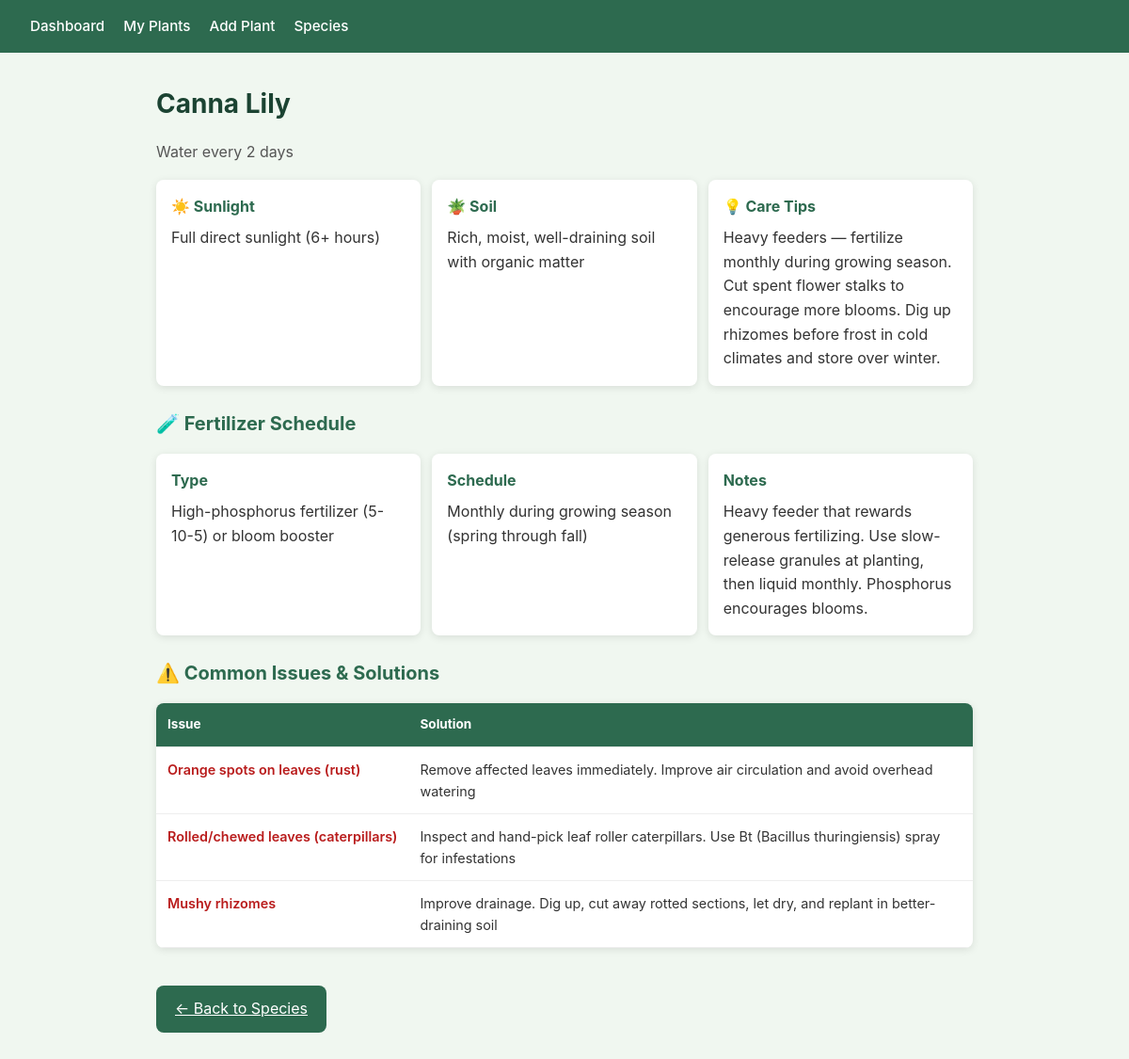
Before: /species/10 with the older database file.
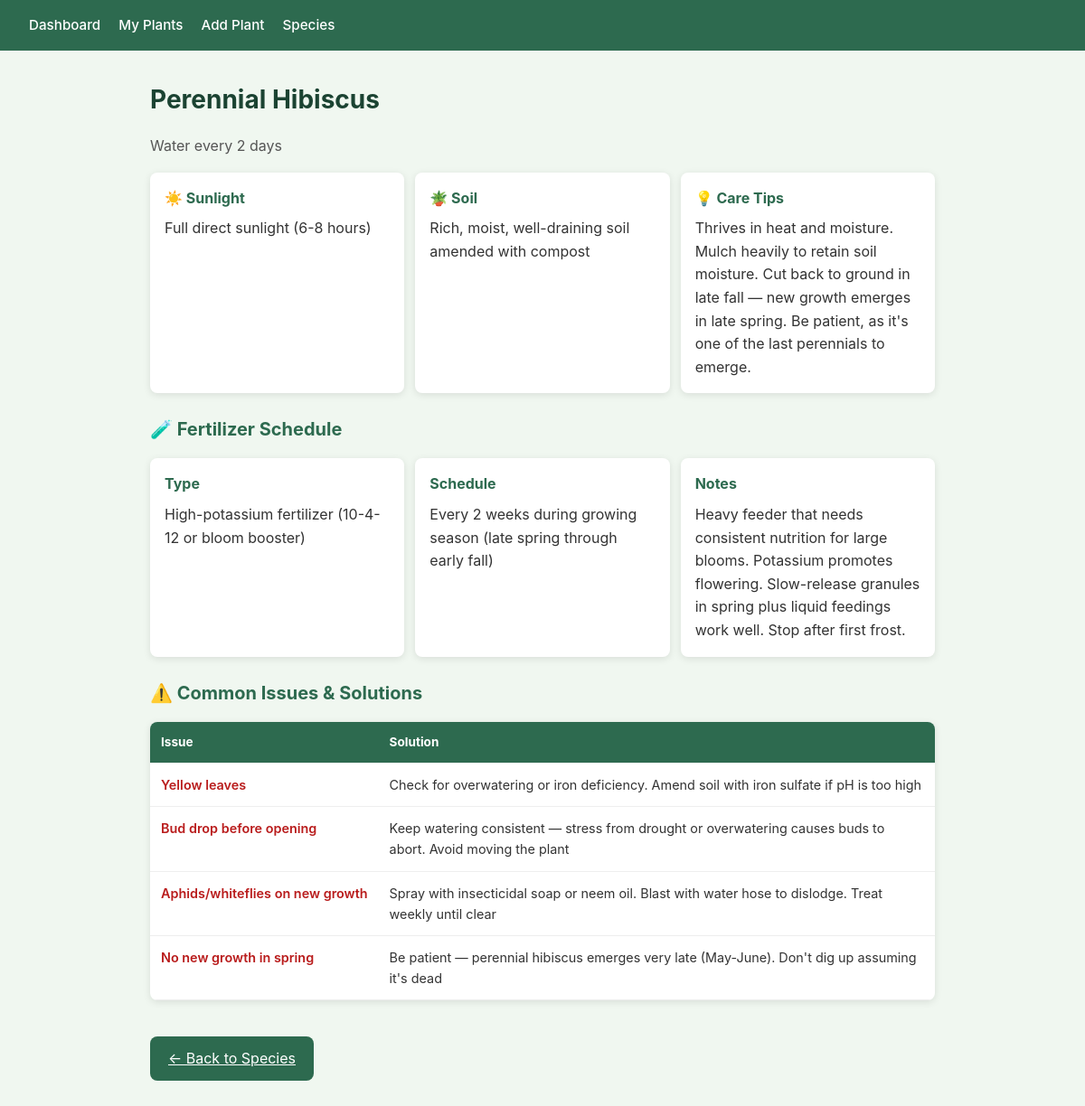
After: the same page with the newer database file.
### app/models.py (models this page shows)
class Species(db.Model):
    id = db.Column(db.Integer, primary_key=True)
    name = db.Column(db.String(100), unique=True, nullable=False)
    watering_interval_days = db.Column(db.Integer, nullable=False)
    sunlight = db.Column(db.String(100))
    soil_type = db.Column(db.String(200))
    common_issues = db.Column(db.Text)
    care_tips = db.Column(db.Text)
    fertilizer_type = db.Column(db.String(200))
    fertilizer_schedule = db.Column(db.String(200))
    fertilizer_notes = db.Column(db.Text)
    plants = db.relationship("Plant", backref="species", lazy=True)
    issues = db.relationship("SpeciesIssue", backref="species", lazy=True)

class SpeciesIssue(db.Model):
    id = db.Column(db.Integer, primary_key=True)
    species_id = db.Column(db.Integer, db.ForeignKey("species.id"), nullable=False)
    issue = db.Column(db.String(200), nullable=False)
    solution = db.Column(db.Text, nullable=False)

### app/routes.py (the view)
@main.route("/species/<int:species_id>")
def species_detail(species_id):
    species = Species.query.get_or_404(species_id)
    return render_template("species_detail.html", species=species)

### app/templates/species_detail.html
{% extends "base.html" %}
{% block content %}
<h1>{{ species.name }}</h1>
<p class="subtitle">Water every {{ species.watering_interval_days }} days</p>
<div class="care-grid">
    {% if species.sunlight %}
    <div class="care-card">
        <h3>☀️ Sunlight</h3>
        <p>{{ species.sunlight }}</p>
    </div>
    {% endif %}
    {% if species.soil_type %}
    <div class="care-card">
        <h3>🪴 Soil</h3>
        <p>{{ species.soil_type }}</p>
    </div>
    {% endif %}
    {% if species.care_tips %}
    <div class="care-card">
        <h3>💡 Care Tips</h3>
        <p>{{ species.care_tips }}</p>
    </div>
    {% endif %}
</div>
{% if species.fertilizer_type or species.fertilizer_schedule %}
<h2>🧪 Fertilizer Schedule</h2>
<div class="care-grid">
    {% if species.fertilizer_type %}
    <div class="care-card">
        <h3>Type</h3>
        <p>{{ species.fertilizer_type }}</p>
    </div>
    {% endif %}
    {% if species.fertilizer_schedule %}
    <div class="care-card">
        <h3>Schedule</h3>
        <p>{{ species.fertilizer_schedule }}</p>
    </div>
    {% endif %}
    {% if species.fertilizer_notes %}
    <div class="care-card">
        <h3>Notes</h3>
        <p>{{ species.fertilizer_notes }}</p>
    </div>
    {% endif %}
</div>
{% endif %}
{% if species.issues %}
<h2>⚠️ Common Issues &amp; Solutions</h2>
<table class="issues-table">
    <thead>
        <tr>
            <th>Issue</th>
            <th>Solution</th>
        </tr>
    </thead>
    <tbody>
        {% for item in species.issues %}
        <tr>
            <td class="issue-cell">{{ item.issue }}</td>
            <td>{{ item.solution }}</td>
        </tr>
        {% endfor %}
    </tbody>
</table>
{% endif %}
<a href="{{ url_for('main.manage_species') }}" class="btn">← Back to Species</a>
{% endblock %}

### app/templates/base.html (shortened to what this page needs)
<!DOCTYPE html>
<html lang="en">
<head>
    <link rel="stylesheet" href="{{ url_for('static', filename='style.css') }}">
</head>
<body>
    <nav>
        <a href="{{ url_for('main.dashboard') }}">Dashboard</a>
        <a href="{{ url_for('main.index') }}">My Plants</a>
        <a href="{{ url_for('main.add_plant') }}">Add Plant</a>
        <a href="{{ url_for('main.manage_species') }}">Species</a>
    </nav>
    <div class="container">
        {% block content %}{% endblock %}
    </div>
</body>
</html>

### app/static/style.css (style rules this page uses)
* { box-sizing: border-box; margin: 0; padding: 0; }
body { font-family: -apple-system, BlinkMacSystemFont, "Segoe UI", Roboto, sans-serif; background: #f0f7f0; color: #333; line-height: 1.6; -webkit-text-size-adjust: 100%; }
nav { background: #2d6a4f; padding: 0.75rem 1rem; display: flex; gap: 1.25rem; position: sticky; top: 0; z-index: 100; }
nav a { color: white; text-decoration: none; font-weight: 500; font-size: 0.95rem; }
.container { max-width: 900px; margin: 1rem auto; padding: 0 0.75rem; }
h1 { margin-bottom: 1rem; color: #1b4332; font-size: 1.5rem; }
h2 { margin: 1.5rem 0 1rem; color: #2d6a4f; font-size: 1.25rem; }
table { width: 100%; border-collapse: collapse; background: white; border-radius: 8px; overflow: hidden; box-shadow: 0 2px 8px rgba(0, 0, 0, 0.1); }
th, td { padding: 0.75rem 0.75rem; text-align: left; border-bottom: 1px solid #eee; }
th { background: #2d6a4f; color: white; font-size: 0.85rem; }
.subtitle { color: #555; margin-bottom: 1rem; font-size: 1rem; }
.care-grid { display: grid; grid-template-columns: 1fr; gap: 0.75rem; margin-bottom: 1.5rem; }
.care-card { background: white; border-radius: 8px; padding: 1rem; box-shadow: 0 2px 8px rgba(0, 0, 0, 0.1); }
.care-card h3 { margin-bottom: 0.5rem; color: #2d6a4f; font-size: 1rem; }
.issues-table { margin-top: 1rem; margin-bottom: 1.5rem; }
.issues-table td { vertical-align: top; font-size: 0.9rem; }
.issue-cell { font-weight: 600; color: #b91c1c; }
.btn { display: inline-block; margin-top: 1rem; padding: 0.75rem 1.25rem; background: #2d6a4f; color: white; border: none; border-radius: 8px; cursor: pointer; font-size: 1rem; -webkit-tap-highlight-color: transparent; touch-action: manipulation; }
@media (min-width: 768px) { nav { padding: 1rem 2rem; } }
@media (min-width: 768px) { .container { margin: 2rem auto; padding: 0 1rem; } }
@media (min-width: 768px) { h1 { font-size: 1.75rem; } }
@media (min-width: 768px) { .care-grid { grid-template-columns: repeat(auto-fit, minmax(280px, 1fr)); } }
@media (min-width: 768px) { .issue-cell { white-space: nowrap; } }

Changed rows visible on the page:
no longer on this page (row edited): SpeciesIssue: issue "Orange spots on leaves (rust)", solution "Remove affected leaves immediately. Improve air circulation and avoid overhead watering"
no longer on this page (row edited): SpeciesIssue: issue "Rolled/chewed leaves (caterpillars)", solution "Inspect and hand-pick leaf roller caterpillars. Use Bt (Bacillus thuringiensis) spray for infestations"
no longer on this page (row edited): SpeciesIssue: issue "Mushy rhizomes", solution "Improve drainage. Dig up, cut away rotted sections, let dry, and replant in better-draining soil"
changed Species: name "Canna Lily" → "Perennial Hibiscus"; sunlight "Full direct sunlight (6+ hours)" → "Full direct sunlight (6-8 hours)"; soil_type "Rich, moist, well-draining soil with organic matter" → "Rich, moist, well-draining soil amended with compost"; care_tips "Heavy feeders — fertilize monthly during growing season. Cut spent flower stalks to encourage more blooms. Dig up rhizomes before frost in cold climates and store over winter." → "Thrives in heat and moisture. Mulch heavily to retain soil moisture. Cut back to ground in late fall — new growth emerges in late spring. Be patient, as it's one of the last perennials to emerge."; fertilizer_type "High-phosphorus fertilizer (5-10-5) or bloom booster" → "High-potassium fertilizer (10-4-12 or bloom booster)"; fertilizer_schedule "Monthly during growing season (spring through fall)" → "Every 2 weeks during growing season (late spring through early fall)"; fertilizer_notes "Heavy feeder that rewards generous fertilizing. Use slow-release granules at planting, then liquid monthly. Phosphorus encourages blooms." → "Heavy feeder that needs consistent nutrition for large blooms. Potassium promotes flowering. Slow-release granules in spring plus liquid feedings work well. Stop after first frost."
added SpeciesIssue: issue "Yellow leaves", solution "Check for overwatering or iron deficiency. Amend soil with iron sulfate if pH is too high"
added SpeciesIssue: issue "Bud drop before opening", solution "Keep watering consistent — stress from drought or overwatering causes buds to abort. Avoid moving the plant"
added SpeciesIssue: issue "Aphids/whiteflies on new growth", solution "Spray with insecticidal soap or neem oil. Blast with water hose to dislodge. Treat weekly until clear"
added SpeciesIssue: issue "No new growth in spring", solution "Be patient — perennial hibiscus emerges very late (May-June). Don't dig up assuming it's dead"
